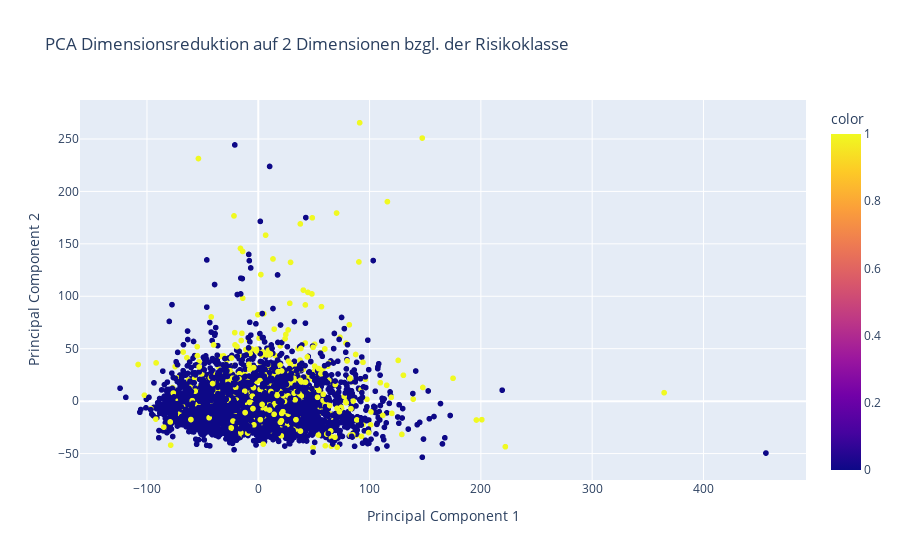

Notebook code cell kept with this figure:
### Markdown cell above
Die Parameter bei der Initialisierung der PCA:
* *n_components* legt anhand dessen zugewiesenen Wertes fest, auf wie viele Dimensionen reduziert werden soll.
* *random\_state* stellt den *Seed* für den Zufallszahlengenerator zur Verfügung und sorgt so für Reproduzierbarkeit.

### Code cell
fig.show()

### Figure 1 — Plotly figure (JSON) as saved in the notebook; plotly's stock layout.template omitted (floating-point values rounded to 4 significant figures; data arrays with more than 128 entries replaced by an {"elided": "..."} marker saying what was removed)
{"data": [{"hovertemplate": "0=%{x}<br>1=%{y}<br>color=%{marker.color}<extra></extra>", "legendgroup": "", "marker": {"color": {"elided": "3751 int values"}, "coloraxis": "coloraxis", "symbol": "circle"}, "mode": "markers", "name": "", "showlegend": false, "type": "scattergl", "x": {"elided": "3751 float values"}, "xaxis": "x", "y": {"elided": "3751 float values"}, "yaxis": "y"}], "layout": {"coloraxis": {"colorbar": {"title": {"text": "color"}}, "colorscale": [[0, "#0d0887"], [0.1111, "#46039f"], [0.2222, "#7201a8"], [0.3333, "#9c179e"], [0.4444, "#bd3786"], [0.5556, "#d8576b"], [0.6667, "#ed7953"], [0.7778, "#fb9f3a"], [0.8889, "#fdca26"], [1, "#f0f921"]]}, "legend": {"tracegroupgap": 0}, "title": {"text": "PCA Dimensionsreduktion auf 2 Dimensionen bzgl. der Risikoklasse"}, "xaxis": {"anchor": "y", "domain": [0, 1], "title": {"text": "Principal Component 1"}}, "yaxis": {"anchor": "x", "domain": [0, 1], "title": {"text": "Principal Component 2"}}}}
